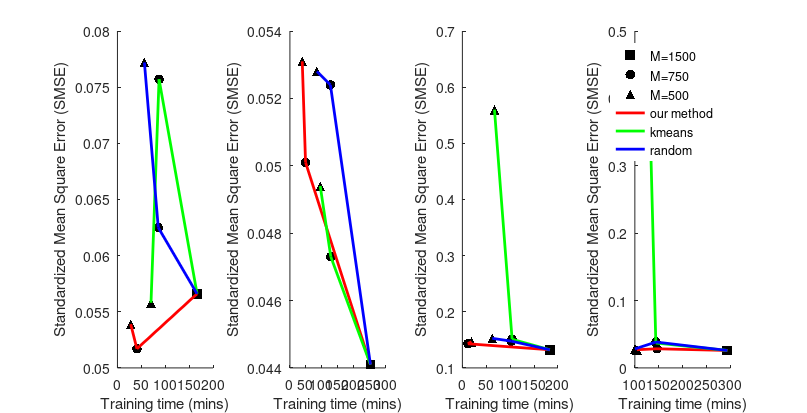

This figure's MATLAB source:
%% results latest

datasets = {'kin40k','pumadyn32nm','myelevators','pol'};
% Nu, K, SMSE, NLPD, obj, training => (Nu,SMSE, NLPD,Training)
kin40k = [1500	1	0.0566	-0.9925	-7839.77	9997.5
          750	2	0.0517	-0.7515	-5323.41	2444.4
          500	3	0.0539	-0.6385	-4298.38	1664.9
          750	2	0.0757	-0.3591	-6384.94	5224.8
          500	3	0.0558	-0.7085	-5196.31	4212.6
          750	2	0.0625	-0.5518	-3998.47	5123.8
          500	3	0.0772	-0.2903	-1829.1	3384.4];
kin40k = kin40k(:,[1,3,4,6]);
kin40k(:,4) = kin40k(:,4) / 60; % to minutes

puma = [1500	1	0.0441	-0.163	-1005.42	15170.2
750	2	0.0501	-0.0575	-1139.05	2944.4
500	3	0.0531	-0.006	-916.17	2322.8
750	2	0.0473	-0.1022	-1369.15	7702.8
500	3	0.0494	-0.0724	-1730.27	5708.5
750	2	0.0524	0.0457	-1366.91	7627.6
500	3	0.0528	0.0469	-1814.42	5093.2];
puma = puma(:,[1,3,4,6]);
puma(:,4) = puma(:,4) / 60;

elevators = [1500	1	0.1323	-4.7199	-41788.53	10986.2
750	2	0.143	-4.4854	-38799.62	687.3
500	3	0.1468	-4.4765	-38666.24	1139.5
750	2	0.151	-4.6446	-40740.84	6241.7
500	3	0.56	-4.284	-39768.29	4028.7
750	2	0.1477	-4.646	-40648.26	6136.4
500	3	0.1527	-4.6153	-39764.77	3750.1];
elevators = elevators(:,[1,3,4,6]);
elevators(:,4) = elevators(:,4) / 60;

pol = [1500	1	0.0259	3.2974	20077.06	17612.4
750	2	0.0284	1.9914	20646.28	8783.8
500	3	0.027	2.2584	22661.82	6254.7
750	2	0.037	3.711	13724.81	8635.3
500	3	0.4636	7.6828	13091.59	7690.2
750	2	0.0384	2.2118	23398.59	8644.9
500	3	0.0282	2.5129	25719.7	6007.2];
pol = pol(:,[1,3,4,6]);
pol(:,4) = pol(:,4) / 60;

figure;
set(gcf, 'PaperPositionMode', 'manual');
set(gcf, 'PaperUnits', 'centimeters');
set(gcf, 'PaperPosition', [0.1 0.1 20.5 10.5]);
set(gcf, 'PaperSize', [21 11]);

inducings = [1500,750,500];
sizes = [50,50,50];
specifiers = {'s','c','^'};
linestyles = {'-','-','-'};
colors = {'r','g','b'};

%(Nu,SMSE, NLPD,Training)
data = {kin40k,puma,elevators,pol};
trainingIdx  = 4;
yidx = 2; % smse
%yidx = 3; % nlpd 
%plot for smse
for idata=1:4
  pdata = data{idata};
  subplot(1,4,idata);
  hold on;
  for i=1:3
    ind = pdata(:,1) == inducings(i);
    scatter(pdata(ind,trainingIdx),pdata(ind,yidx),sizes(i),'k',specifiers{i},'filled');
  end
  %our method
  line(pdata(1:3,trainingIdx),pdata(1:3,yidx),'LineWidth',2,'Color',colors{1});
  %kmeans
  line(pdata([1,4:5],trainingIdx),pdata([1,4:5],yidx),'LineWidth',2,'Color',colors{2});
  %random
  line(pdata([1,6:7],trainingIdx),pdata([1,6:7],yidx),'LineWidth',2,'Color',colors{3});
  xlabel('Training time (mins)')
  ylabel('Standardized Mean Square Error (SMSE)')
end
box off;
legend('boxoff');
legend({'M=1500', 'M=750', 'M=500', 'our method', 'kmeans', 'random'},...
  'Location','NorthEast');

%%
% dist = [0.25 0.4 0.25 0.1];
% nz = 5000;
% [N K] = size(dist);
% Z = zeros(nz,N);
% prob = dist ./ repmat(sum(dist,2),1,K);
% cumprob = [zeros(N,1), cumsum(prob,2)];
% for inz=1:nz
%   nsamples = rand(N,1);
%   Z(inz,:) = rowfind(cumprob>repmat(nsamples,1,K+1))-1;
% end
% figure;
% hist(Z)
% 
